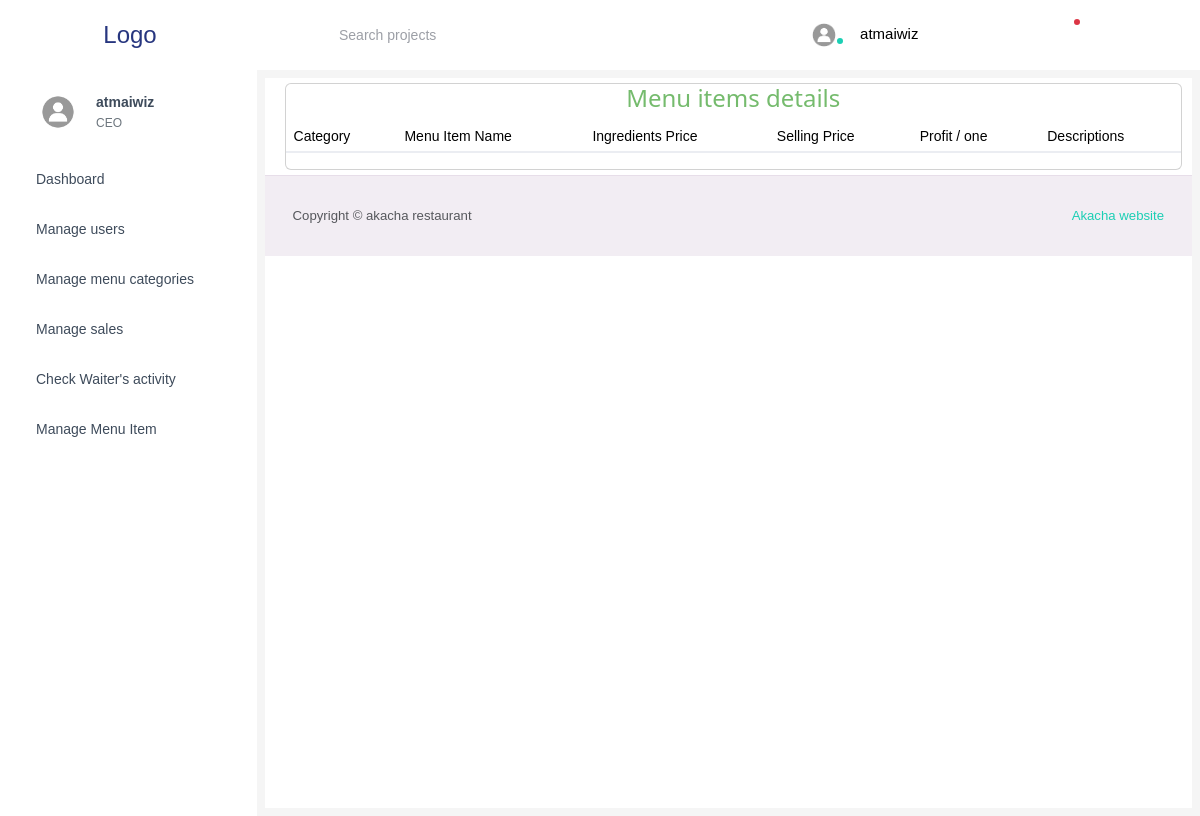
Page /manage_menu_item (signed in) on the earlier database version.
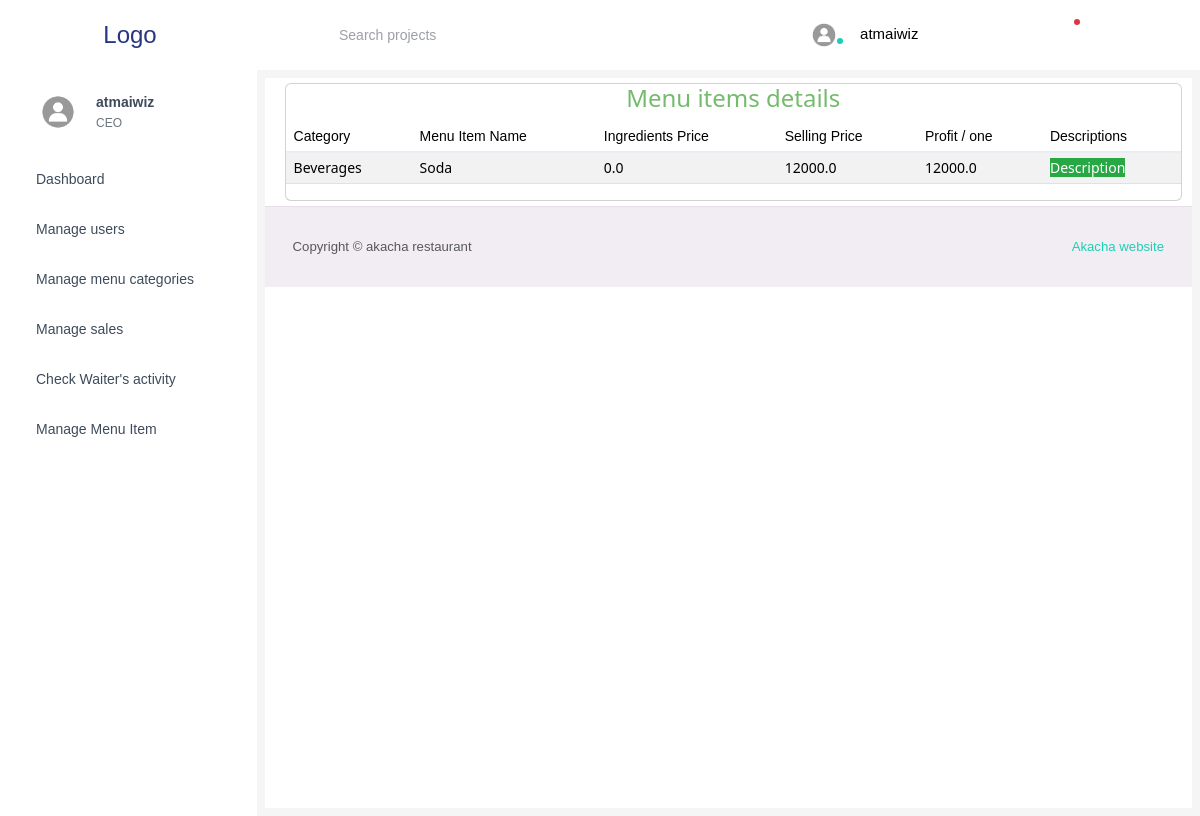
Same page on the later database version.
### hotelmanagement/models.py (models this page shows, shortened)
class MenuItem(models.Model):
    objects = models.Manager()
    id = models.AutoField(primary_key=True)
    category = models.ForeignKey(MenuCategory, on_delete=models.CASCADE)
    name = models.CharField(max_length=255)
    description = models.TextField()
    price = models.FloatField()
    average_rating = models.DecimalField(max_digits=3, decimal_places=2, default=0.0)
    ingredient_cost = models.FloatField(default=0)
    item_profit = models.FloatField(default=0)
    orders_number = models.FloatField(default=0)

class MenuCategory(models.Model):
    objects = models.Manager()
    id = models.AutoField(primary_key=True)
    name = models.CharField(max_length=255)

### hotelmanagement/views.py (the view)
# urls.py: path("manage_menu_item", views.manage_menu_item, name="manage_menu_item"),
def manage_menu_item(request):
    menuItems = MenuItem.objects.all().order_by('-name')
    menu_items = []
    for menuitem in menuItems:
        primary_image = MenuImage.objects.filter(menu_item=menuitem).first()
        menu_items.append({
            'menuitems': menuitem,
            'menuimage': primary_image
        })
    categories = MenuCategory.objects.all()
    tables = Table.objects.all()
    return render(request, f"{user_validator(request)}/manage_menu_item.html",
                  {'menu_items': menu_items, 'tables': tables, 'menucategories': categories})

### hotelmanagement/models.py (called while the page is built)
    def __str__(self):
        return self.user_type

### hotelmanagement/processor.py (called while the page is built)
def user_type_list(request):
    user_type = User_type.objects.all()
    return {'user_types': user_type}

def message_analyser(request):
    try:
        if request.user.user_type.user_type == "Storekeeper":
            print(request.user.user_type)
            sys_messages = Messages.objects.filter(receiver_category=2, opened=False)
            return {"system_message": sys_messages}
        else:
            user = request.user
            messages = Messages.objects.filter(receiver_category=user.user_type, order__send=False)
            return {'messagess': messages}
    except:
        user_type = User_type.objects.all()
        return {'user_types': user_type}

### hotelmanagement/utils.py (called while the page is built)
def user_validator(request):
    if request.user.is_authenticated:
        user_type = request.user.user_type
        return user_type
    else:
        return redirect('login')

### templates/CEO/manage_menu_item.html (shortened to what this page needs)
{% extends "CEO/base.html" %}
{% block content%}
<div class="col-lg-12 grid-margin stretch-card" style="margin: 5px;">
    <div class="card">
      <div class="">
        <h4>Menu items details</h4>
        <div class="table-responsive">
          <table class="table table-striped">
            <thead>
              <tr>
                <th>Category</th>
                <th>Menu Item Name</th>
                <th>Ingredients Price</th>
                <th>Selling Price</th>
                <th>Profit / one</th>
                <th>Descriptions</th>
              </tr>
            </thead>
            <tbody>
              {% for menu_item in menu_items %}
                <tr>
                  <td>
                    {{menu_item.menuitems.category.name}}
                  </td>
                  <td>{{menu_item.menuitems.name}}</td>
                  <td>{{menu_item.menuitems.ingredient_cost}}</td>
                  <td>{{menu_item.menuitems.price}}</td>
                  <td>{{menu_item.menuitems.item_profit}}</td>
                  <td> <a class="btn-success ajax-link" href="{% url 'menu_item_description' menu_item.menuitems.id%}">Description</a></td>
                </tr>
              {% endfor %}
            </tbody>
          </table>
        </div>
      </div>
    </div>
  </div>
{% endblock %}

Differences in the rows shown:
added MenuItem: menuitems.category.name "Beverages", menuitems.name "Soda", menuitems.ingredient_cost "0.0", menuitems.price "12000.0", menuitems.item_profit "12000.0"
